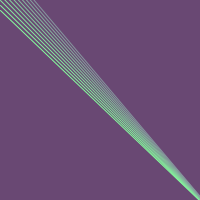
Frame 1 (no input)
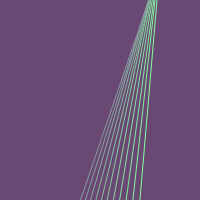
Frame 60 (the mouse pressed at the canvas centre just before this capture)
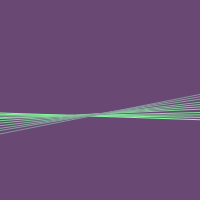
Frame 120 (the mouse held since frame 60 and released just before this capture)

The Processing sketch that drew these frames (run headless with seeded random() and noise(); from frame 60 on, the mouse is pressed at the canvas centre):

// Processing sketch: dancing_lines
// ── dancing_lines.pde
float radius = 0;
float angle=0;
 void setup(){
  size(200,200);
  strokeWeight(1);
 }
 void draw(){
   background(105, 72, 115);
   translate(width/2,height/2); 
   rotate(radius);
 
  for(int x=10; x>=0; x--) {
   float c = map(x, 0, 10, 150, 256);
    stroke(133,c,157);
    line(0-(x*4)*sin(angle)-width/2, 5*x*cos(angle)-height/2-40, 220-width/2, 220-(10*x)*sin(angle)-height/2);
   
  }
  radius+=radians(1);
  angle+= radians(8);
  
  
 }
